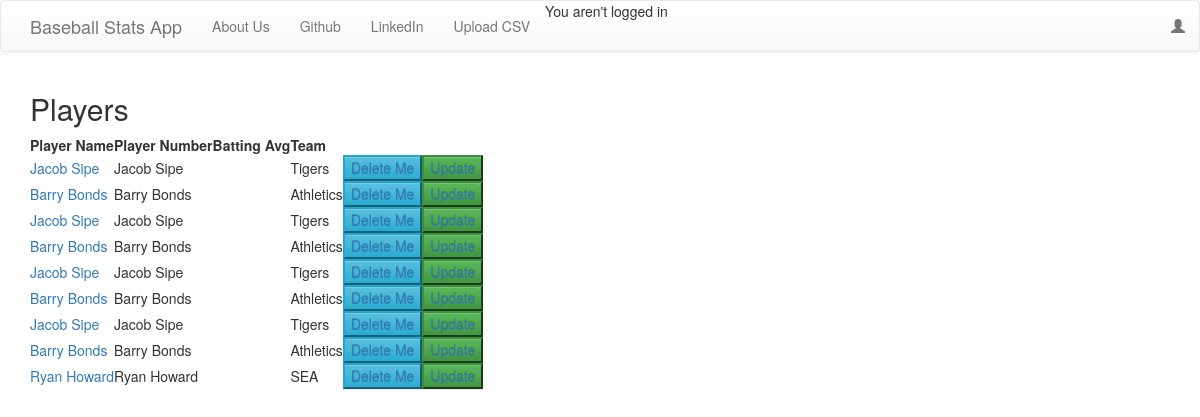
/theplayers/, run on the app's committed database.
### baseballapp/models.py (models this page shows, shortened)
class Player(models.Model):
    player_name=models.TextField(max_length=200)
    BRAVES="Braves"
    TIGERS="Tigers"
    TEAM_CHOICES=(
    (BRAVES,'Braves'),
    (TIGERS,'Tigers'),
    )
    team=models.CharField(choices=TEAM_CHOICES,max_length=600)
    player_number=models.IntegerField()

### baseballapp/views.py (the view)
# urls.py: path(r'theplayers/',views.PlayerList.as_view(),name="player_list"),
class PlayerList(ListView):
    model=Player

### templates/baseballapp/player_list.html
{% extends "base.html" %}
{% block content %}
    <h2>Players</h2>
    <table>
      <tr>
      <th>Player Name</th>
      <th>Player Number</th>
      <th>Batting Avg</th>
      <th>Team</th> </tr>
     {% for p in player_list %}
     <tr>
       <td>
         <a href="{% url "player_detail" p.id %}">   {{p.player_name}}</a>
</td>
       <td>{{p.player_name}}</td>
       <td>{{p.batting_avg}}</td>
       <td>{{p.team}}</td>
       <td> <button type="button" class="btn-info">
      <a href="{% url "delete" p.id %}">Delete Me</a>
        </button></td>
        <td>
        <button type="button" class="btn-success">
      <a href="{% url "player_edit"  p.id %}">Update</a>
        </button>
        </td>
     </tr>
     {% endfor %}
    </table>
{% endblock %}

### templates/base.html (shortened to what this page needs)
<!DOCTYPE html>
{% load staticfiles %}
<html lang="en" dir="ltr">
  <head>
        <link rel="stylesheet" href="https://maxcdn.bootstrapcdn.com/bootstrap/3.3.7/css/bootstrap.min.css">
        <link rel="stylesheet" href="https://maxcdn.bootstrapcdn.com/bootstrap/3.3.7/css/bootstrap-theme.min.css">
        <link rel="stylesheet" href="{% static 'base.css' %}">
</head>
<body>
  <nav class="navbar navbar-default techfont custom-navbar">
    <div class="container">
      <ul class="nav navbar-nav">
        <li><a class='navbar-brand bigbrand' href="{% url 'home' %}">Baseball Stats App</a></li>
        <li><a href="{% url "aboutus"%}">About Us</a></li>
        <li><a href="https://www.github.com">Github</a></li>
        <li><a href="https://www.linkedin.com">LinkedIn</a></li>
        <li><a href="{% url "upload_csv"%}">Upload CSV</a>
        </li>
      </ul>
      <ul class="nav navbar-nav navbar-right">
        {% if user.is_authenticated %}
        <li>
          <a href="https://espn.com" >ESPN</a>
        </li>
        <li>
          <a href="#">Drafts</a>
        </li>
        <li>
          <a href="{% url "logout" %}" >Log out</a>
        </li>
        <li>
          <a >Welcome: {{ user.username }}</a>
        </li>
          {% else %}
          <li><a class='nav navbar-right' href="{% url 'login' %}" ><span class="glyphicon glyphicon-user"></span></a></li>
      </ul>
      <p> You aren't logged in </p>
              {% endif %}
</div>
</nav>
        <div class="content container">
          <div class="row">
            <div class="col-xs-12">
              {% block content %}
              {% endblock %}
            </div>
          </div>
        </div>
</body>
</html>

### data on the page
Player: player_name "Jacob Sipe", team "Tigers"
Player: player_name "Barry Bonds", team "Athletics"
Player: player_name "Jacob Sipe", team "Tigers"
Player: player_name "Barry Bonds", team "Athletics"
Player: player_name "Jacob Sipe", team "Tigers"
Player: player_name "Barry Bonds", team "Athletics"
Player: player_name "Jacob Sipe", team "Tigers"
Player: player_name "Barry Bonds", team "Athletics"
Player: player_name "Ryan Howard", team "SEA"
